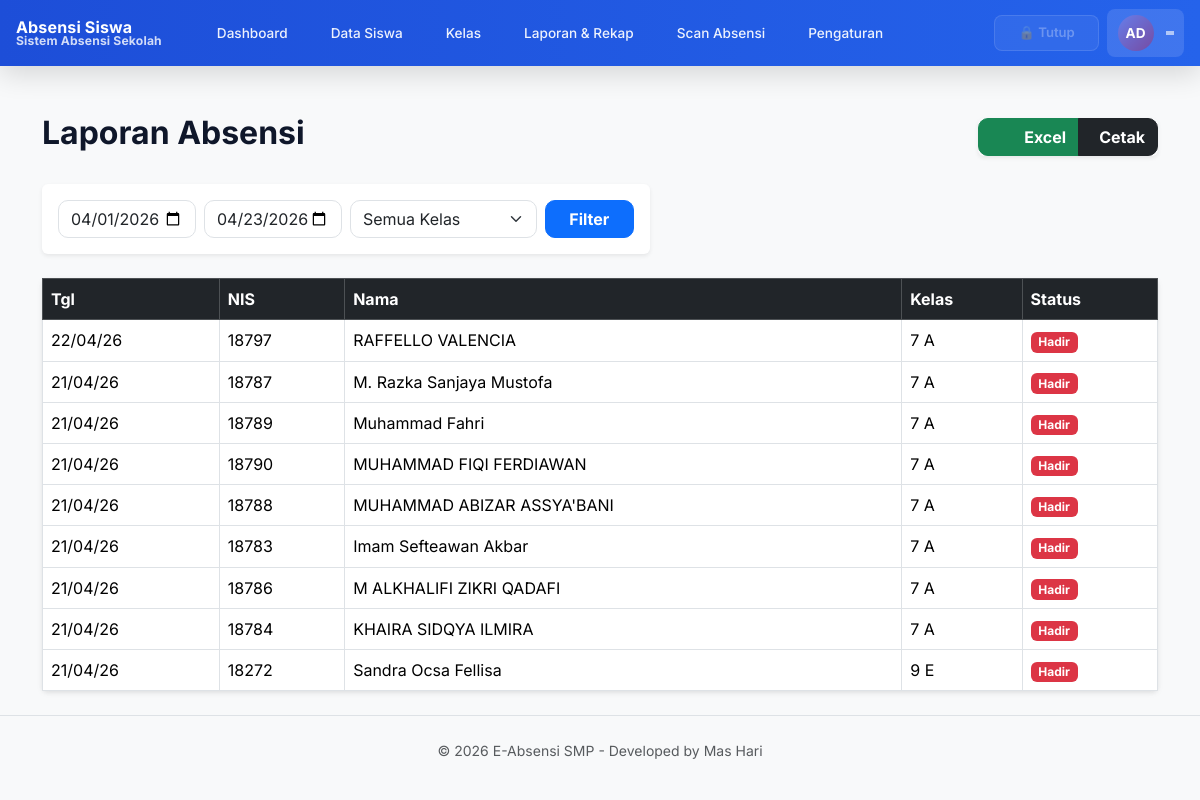
The app's page /pages/laporan.php (signed in) with its own data.
### tables this page shows
CREATE TABLE `absensi` (
  `id_absen` int NOT NULL AUTO_INCREMENT,
  `id_siswa` int NOT NULL,
  `id_tahun_ajaran` int DEFAULT NULL,
  `status` varchar(20) DEFAULT 'Hadir',
  `waktu` time DEFAULT NULL,
  `tanggal` date NOT NULL,
  `jam` time DEFAULT '00:00:00',
  `id_status` int DEFAULT '1',
  `scan_source` varchar(20) DEFAULT 'manual',
  `status_presensi` enum('tepat_waktu','terlambat','ditolak') NOT NULL DEFAULT 'tepat_waktu' COMMENT 'Status kehadiran siswa',
  `keterlambatan_menit` int DEFAULT '0' COMMENT 'Jumlah menit keterlambatan',
  `waktu_absen` timestamp NOT NULL DEFAULT CURRENT_TIMESTAMP COMMENT 'Waktu absensi tercatat',
  PRIMARY KEY (`id_absen`),
  KEY `idx_tanggal` (`tanggal`),
  KEY `idx_status` (`status`),
  KEY `idx_absensi_siswa_tanggal` (`id_siswa`,`tanggal`),
  KEY `idx_absensi_tanggal_status` (`tanggal`,`status`),
  KEY `fk_absensi_status` (`id_status`),
  KEY `idx_absensi_tahun` (`id_tahun_ajaran`),
  KEY `idx_absensi_siswa_tanggal_tahun` (`id_siswa`,`tanggal`,`id_tahun_ajaran`),
  CONSTRAINT `fk_absensi_status` FOREIGN KEY (`id_status`) REFERENCES `status_absen` (`id_status`) ON DELETE SET NULL ON UPDATE CASCADE,
  CONSTRAINT `fk_ke_siswa` FOREIGN KEY (`id_siswa`) REFERENCES `siswa` (`id_siswa`) ON DELETE CASCADE
);

CREATE TABLE `siswa` (
  `id_siswa` int NOT NULL AUTO_INCREMENT,
  `student_uuid` char(36) DEFAULT NULL,
  `nis` varchar(20) NOT NULL,
  `nisn` varchar(20) NOT NULL,
  `nama_lengkap` varchar(100) NOT NULL,
  `jk` enum('L','P') DEFAULT NULL,
  `jenis_kelamin` varchar(20) DEFAULT NULL,
  `id_kelas` int DEFAULT NULL,
  `status_siswa` enum('aktif','lulus','pindah','nonaktif','hapus') NOT NULL DEFAULT 'aktif',
  `foto` varchar(255) DEFAULT 'default.jpg',
  PRIMARY KEY (`id_siswa`),
  UNIQUE KEY `nisn` (`nisn`),
  UNIQUE KEY `uk_siswa_nis` (`nis`),
  UNIQUE KEY `uk_siswa_student_uuid` (`student_uuid`),
  KEY `idx_siswa_id_kelas` (`id_kelas`),
  CONSTRAINT `fk_siswa_kelas` FOREIGN KEY (`id_kelas`) REFERENCES `kelas` (`id_kelas`) ON DELETE SET NULL ON UPDATE CASCADE
);

CREATE TABLE `kelas` (
  `id_kelas` int NOT NULL AUTO_INCREMENT,
  `nama_kelas` varchar(50) NOT NULL,
  PRIMARY KEY (`id_kelas`),
  UNIQUE KEY `uk_kelas_nama` (`nama_kelas`)
);

CREATE TABLE `status_absen` (
  `id_status` int NOT NULL AUTO_INCREMENT,
  `nama_status` varchar(50) NOT NULL,
  PRIMARY KEY (`id_status`),
  UNIQUE KEY `uk_status_absen_nama` (`nama_status`)
);

### pages/laporan.php (the view, shortened to what this page needs)
<?php
require_once __DIR__ . '/../includes/config.php';
function normalizeDateInput(string $value, string $fallback): string {
    return preg_match('/^\d{4}-\d{2}-\d{2}$/', $value) ? $value : $fallback;
}
$tgl_mulai = normalizeDateInput($_GET['tgl_mulai'] ?? date('Y-m-01'), date('Y-m-01'));
$tgl_selesai = normalizeDateInput($_GET['tgl_selesai'] ?? date('Y-m-d'), date('Y-m-d'));
$id_kelas = isset($_GET['id_kelas']) && ctype_digit((string) $_GET['id_kelas']) ? (string) $_GET['id_kelas'] : '';
$sql = "SELECT a.*, s.nis, s.nama_lengkap, k.nama_kelas, st.nama_status
        FROM absensi a
        JOIN siswa s ON a.id_siswa = s.id_siswa
        JOIN kelas k ON s.id_kelas = k.id_kelas
        JOIN status_absen st ON a.id_status = st.id_status
        WHERE a.tanggal BETWEEN ? AND ?";
$sql .= " ORDER BY a.tanggal DESC";
$stmt = mysqli_prepare($conn, $sql);
if ($id_kelas !== '') {
    $idKelasInt = (int) $id_kelas;
    mysqli_stmt_bind_param($stmt, 'ssi', $tgl_mulai, $tgl_selesai, $idKelasInt);
} else {
    mysqli_stmt_bind_param($stmt, 'ss', $tgl_mulai, $tgl_selesai);
}
mysqli_stmt_execute($stmt);
$data = mysqli_stmt_get_result($stmt);
include '../includes/header.php';
?>
<body class="bg-light">
<?php include '../includes/navbar.php'; ?>
<div class="container py-4">
    <div class="d-flex justify-content-between align-items-center mb-4 no-print">
        <h2 class="fw-bold">Laporan Absensi</h2>
        <div class="btn-group shadow-sm">
            <a href="export_excel.php?tgl_mulai=<?= $tgl_mulai ?>&tgl_selesai=<?= $tgl_selesai ?>&id_kelas=<?= $id_kelas ?>" class="btn btn-success fw-bold">
            <a href="export_excel.php?tgl_mulai=<?= urlencode($tgl_mulai) ?>&tgl_selesai=<?= urlencode($tgl_selesai) ?>&id_kelas=<?= urlencode($id_kelas) ?>" class="btn btn-success fw-bold">
                <i class="fas fa-file-excel me-2"></i>Excel
            </a>
            <button onclick="window.print()" class="btn btn-dark fw-bold">
                <i class="fas fa-print me-2"></i>Cetak
            </button>
        </div>
    </div>
    <div class="card p-3 shadow-sm border-0 mb-4 no-print">
        <form method="GET" class="row g-2">
            <div class="col-md-3"><input type="date" name="tgl_mulai" class="form-control" value="<?= $tgl_mulai ?>"></div>
            <div class="col-md-3"><input type="date" name="tgl_selesai" class="form-control" value="<?= $tgl_selesai ?>"></div>
            <div class="col-md-4">
                <select name="id_kelas" class="form-select">
                    <option value="">Semua Kelas</option>
                </select>
            </div>
            <div class="col-md-2"><button type="submit" class="btn btn-primary w-100 fw-bold">Filter</button></div>
        </form>
    </div>
    <div class="card shadow-sm border-0">
        <table class="table table-bordered mb-0">
            <thead class="table-dark"><tr><th>Tgl</th><th>NIS</th><th>Nama</th><th>Kelas</th><th>Status</th></tr></thead>
            <tbody>
                <?php while($r = mysqli_fetch_assoc($data)): ?>
                <tr>
                    <td><?= date('d/m/y', strtotime($r['tanggal'])) ?></td>
                    <td><?= htmlspecialchars($r['nis']) ?></td>
                    <td><?= htmlspecialchars($r['nama_lengkap']) ?></td>
                    <td><?= htmlspecialchars($r['nama_kelas']) ?></td>
                    <td><span class="badge bg-<?= $r['nama_status']=='HADIR'?'success':'danger' ?>"><?= htmlspecialchars($r['nama_status']) ?></span></td>
                </tr>
                <?php endwhile; ?>
            </tbody>
        </table>
    </div>
</div>
<?php include '../includes/footer.php'; ?>
</body>
</html>

### assets/css/site.css (style rules this page uses)
:root { --app-primary: #1d4ed8; --app-primary-600: #2563eb; --app-secondary: #0f172a; --app-bg: #f8fafc; --app-surface: #ffffff; --app-text: #0f172a; --app-muted: #64748b; --app-success: #059669; --app-warning: #d97706; --app-danger: #dc2626; --space-1: 0.25rem; --space-2: 0.5rem; --space-3: 0.75rem; --space-4: 1rem; --space-5: 1.5rem; --space-6: 2rem; --radius-md: 10px; --radius-lg: 14px; --shadow-soft: 0 10px 30px rgba(15, 23, 42, 0.08); }
body { font-family: 'Inter', sans-serif; background-color: var(--app-bg); color: var(--app-text); }
.btn, .form-control, .form-select { border-radius: var(--radius-md); transition: all 0.2s ease; }
.alert, .card, .table { box-shadow: 0 2px 8px rgba(0, 0, 0, 0.03); }

### pages/laporan.php (style rules this page uses)
body { background: #f8f9fa; }
.no-print { display: inline-block; }

### records on screen
absensi: tanggal "22/04/26", id_siswa.nis "18797", id_siswa.nama_lengkap "RAFFELLO VALENCIA", kelas.nama_kelas "7 A", id_status.nama_status "Hadir"
absensi: tanggal "21/04/26", id_siswa.nis "18787", id_siswa.nama_lengkap "M. Razka Sanjaya Mustofa", kelas.nama_kelas "7 A", id_status.nama_status "Hadir"
absensi: tanggal "21/04/26", id_siswa.nis "18789", id_siswa.nama_lengkap "Muhammad Fahri", kelas.nama_kelas "7 A", id_status.nama_status "Hadir"
absensi: tanggal "21/04/26", id_siswa.nis "18790", id_siswa.nama_lengkap "MUHAMMAD FIQI FERDIAWAN", kelas.nama_kelas "7 A", id_status.nama_status "Hadir"
absensi: tanggal "21/04/26", id_siswa.nis "18788", id_siswa.nama_lengkap "MUHAMMAD ABIZAR ASSYA'BANI", kelas.nama_kelas "7 A", id_status.nama_status "Hadir"
absensi: tanggal "21/04/26", id_siswa.nis "18783", id_siswa.nama_lengkap "Imam Sefteawan Akbar", kelas.nama_kelas "7 A", id_status.nama_status "Hadir"
absensi: tanggal "21/04/26", id_siswa.nis "18786", id_siswa.nama_lengkap "M ALKHALIFI ZIKRI QADAFI", kelas.nama_kelas "7 A", id_status.nama_status "Hadir"
absensi: tanggal "21/04/26", id_siswa.nis "18784", id_siswa.nama_lengkap "KHAIRA SIDQYA ILMIRA", kelas.nama_kelas "7 A", id_status.nama_status "Hadir"
absensi: tanggal "21/04/26", id_siswa.nis "18272", id_siswa.nama_lengkap "Sandra Ocsa Fellisa", kelas.nama_kelas "9 E", id_status.nama_status "Hadir"

### other values on screen
$label "Dashboard"
$label "Data Siswa"
$label "Kelas"
$label "Laporan & Rekap"
$label "Scan Absensi"
$label "Pengaturan"
$scanStatus['text'] "🔒 Tutup"
$initials "AD"
